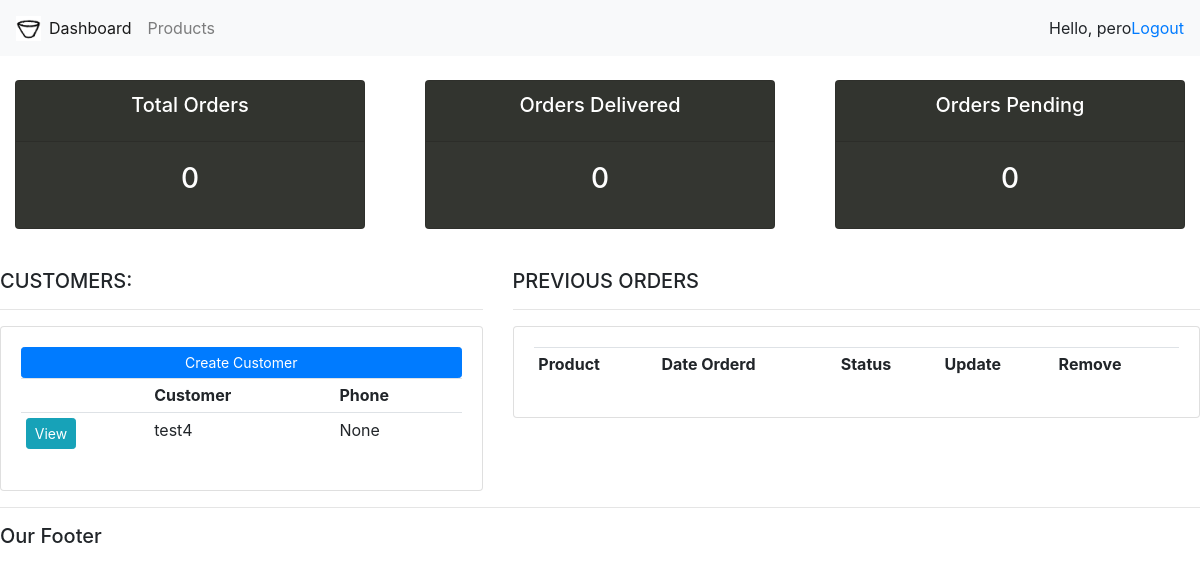
Before: /dashboard/ (signed in) with the older database file.
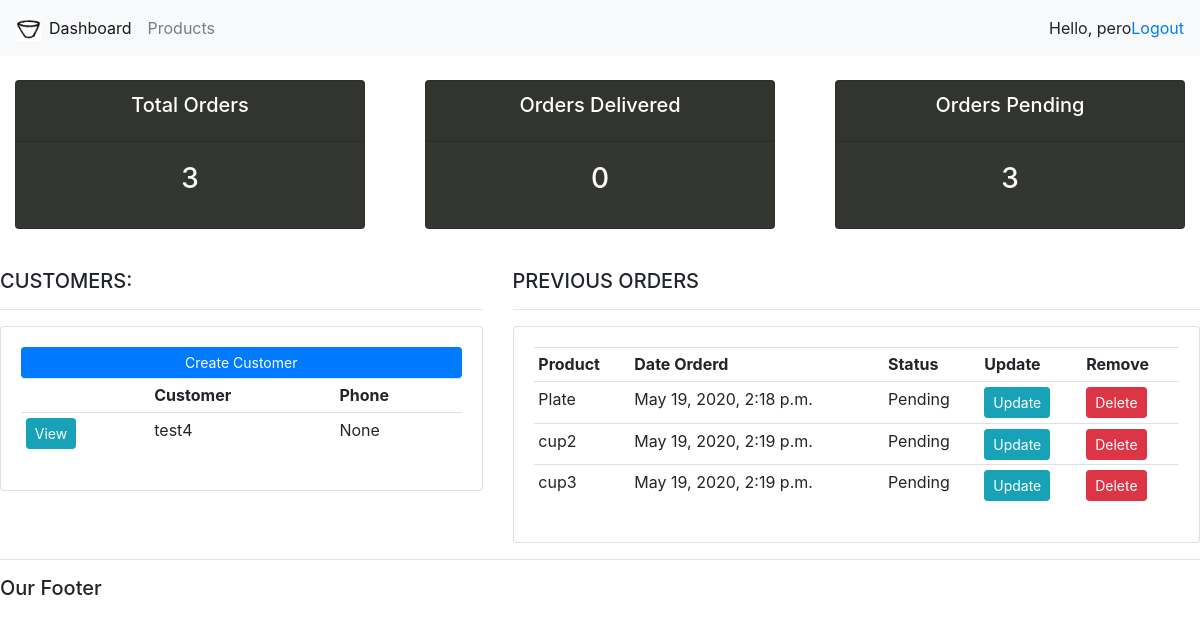
After: the same page with the newer database file.
### accounts/models.py (models this page shows, shortened)
class Customer(models.Model):
    user = models.OneToOneField(User, null=True, blank=True, on_delete=models.CASCADE)
    name = models.CharField(max_length=200, null=True)
    phone = models.CharField(max_length=200, null=True, blank=True)
    email = models.CharField(max_length=200, null=True)
    profile_img = models.ImageField(null=True, blank=True, default="profile_image.png")
    date_created = models.DateTimeField(auto_now_add=True, null=True)

class Order(models.Model):
    STATUS = (
        ('Pending', 'Pending'),
        ('Out for Delivery', 'Out for Delivery'),
        ('Delivered', 'Delivered')
    )
    customer = models.ForeignKey(Customer, null=True, on_delete=models.SET_NULL)
    product = models.ForeignKey(Product, null=True, on_delete=models.SET_NULL)
    date_created = models.DateTimeField(auto_now_add=True, null=True)
    status = models.CharField(max_length=200, null=True, choices=STATUS)

### store/models.py (models this page shows)
class Product(models.Model):
    CATEGORY = (
        ('Cup', 'Cup'),
        ('Plate', 'Plate'),
        ('Bowl', 'Bowl'),
        ('Vase', 'Vase')
    )
    name = models.CharField(max_length=50, null=True)
    category = models.CharField(max_length=50, null=True, choices=CATEGORY)
    price = models.DecimalField(max_digits=8, decimal_places=2, null=True)
    description = models.TextField(max_length=100, null=True, blank=True)
    date = models.DateField(auto_now_add=True, null=True)
    tags = models.ManyToManyField(Tag)
    def __str__(self):
        return self.name

### accounts/decorators.py (the view)
    def wrapper_func(request, *args, **kwargs):
        group = None
        if request.user.groups.exists():
            group = request.user.groups.all()[0].name
        if group == 'customer':
            return redirect('user')
        if group == 'admin':
            return view_func(request, *args, **kwargs)

### accounts/views.py (called while the page is built)
@login_required(login_url='login')
@admin_only
def home(request):
    orders = Order.objects.all()
    customers = Customer.objects.all()
    total_customers = customers.count()
    total_orders = orders.count()
    delivered = orders.filter(status="Delivered").count()
    pending = orders.filter(status="Pending").count()
    context = {
        'orders': orders,
        'customers': customers,
        'total_customers': total_customers,
        'total_orders': total_orders,
        'delivered': delivered,
        'pending': pending
    }
    return render(request, 'accounts/dashboard.html', context)

### accounts/templates/accounts/dashboard.html
{% extends 'accounts/base.html' %} {% block content %}
{% include 'accounts/status.html' %}
<br />
<div class="row">
  <div class="col-md-5">
    <h5>CUSTOMERS:</h5>
    <hr />
    <div class="card card-body">
      <a class="btn btn-primary btn-sm btn-block" href="">Create Customer</a>
      <table class="table table-sm">
        <tr>
          <th></th>
          <th>Customer</th>
          <th>Phone</th>
        </tr>
        {% for customer in customers %}
        <tr>
          <td><a class="btn btn-sm btn-info" href="{% url 'customer' customer.id %}">View</a></td>
          <td>{{ customer.name }}</td>
          <td>{{ customer.phone }}</td>
        </tr>
        {% endfor %}
      </table>
    </div>
  </div>
  <div class="col-md-7">
    <h5>PREVIOUS ORDERS</h5>
    <hr />
    <div class="card card-body">
      <table class="table table-sm">
        <tr>
          <th>Product</th>
          <th>Date Orderd</th>
          <th>Status</th>
          <th>Update</th>
          <th>Remove</th>
        </tr>
        {% for order in orders %}
        <tr>
          <td>{{ order.product }}</td>
          <td>{{ order.date_created }}</td>
          <td>{{ order.status }}</td>
          <td><a class="btn btn-sm btn-info" href="{% url 'update_order' order.id %}">Update</a></td>
          <td><a class="btn btn-sm btn-danger"href="{% url 'delete_order' order.id %}">Delete</a></td>
        </tr>
        {% endfor %}
      </table>
    </div>
  </div>
</div>
{% endblock %}

Changed rows visible on the page:
added Order: product "Plate", date_created "May 19, 2020, 2:18 p.m.", status "Pending"
added Order: product "cup2", date_created "May 19, 2020, 2:19 p.m.", status "Pending"
added Order: product "cup3", date_created "May 19, 2020, 2:19 p.m.", status "Pending"
Other visible differences:
{{ total_orders }}: "0" → "3"
{{ pending }}: "0" → "3"
